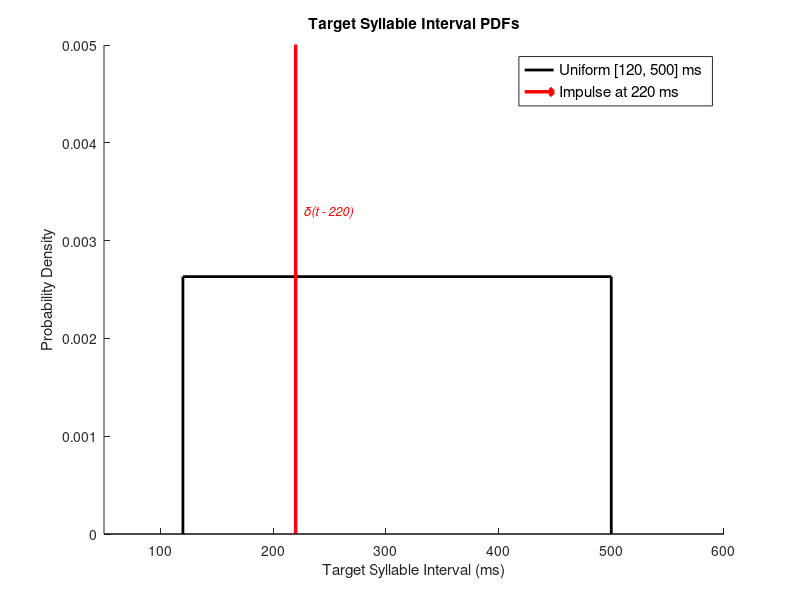

This chart was generated by the following MATLAB code: (Note: this script raises an error after producing the figure.)
% Syllable Interval Probability Density Functions
% Plots: (1) Uniform PDF [120, 500] ms and (2) Impulse at 220 ms

figure('Units','inches','Position',[1 1 4 2.5]);
hold on;

%% (1) Uniform PDF between 120 ms and 500 ms
a = 120;  % lower bound (ms)
b = 500;  % upper bound (ms)
height = 1 / (b - a);  % PDF height = 1/(b-a)

% Draw the uniform distribution as a rectangle
x_uniform = [a, a, b, b];
y_uniform = [0, height, height, 0];
plot(x_uniform, y_uniform, 'k-', 'LineWidth', 2);

%% (2) Impulse (Dirac delta approximation) at 220 ms
impulse_loc = 220;  % ms
impulse_height = 1;  % Normalized height for display
impulse_color=[255 0 0]./255;
% Draw the impulse as a vertical arrow/line with a filled arrowhead
quiver(impulse_loc, 0, 0, impulse_height, 0, ...
    'Color', impulse_color, ...
    'LineWidth', 2.5, ...
    'MaxHeadSize', 0.3);

% Add delta function label
text(impulse_loc + 8, impulse_height * 0.0033, ...
    '\delta(t - 220)', ...
    'FontSize', 9, 'Color', impulse_color, 'FontAngle', 'italic');

%% Formatting
xlabel('Target Syllable Interval (ms)', 'FontSize', 11);
ylabel('Probability Density', 'FontSize', 11);
title('Target Syllable Interval PDFs', 'FontSize', 11);

% Custom y-axis to show both distributions clearly
y_max = impulse_height * 0.005;
ylim([0, y_max]);
xlim([50, 600]);

% Add a baseline
plot([50, 600], [0, 0], 'k-', 'LineWidth', 0.5);

% Legend
legend({'Uniform [120, 500] ms', 'Impulse at 220 ms'}, ...
    'Location', 'northeast', 'FontSize', 11);

% Mark key x locations
ax = gca;
% ax.XTick = [120, 220, 500];
ax.FontSize = 11;
grid on;
ax.GridAlpha = 0.3;

% Annotate uniform PDF height
text((a+b)/2, height + 0.0003, ...
    sprintf('h = 1/(b-a) = %.4f', height), ...
    'HorizontalAlignment', 'center', 'FontSize', 9, 'Color', [0.3 0.3 0.3]);

hold off;
